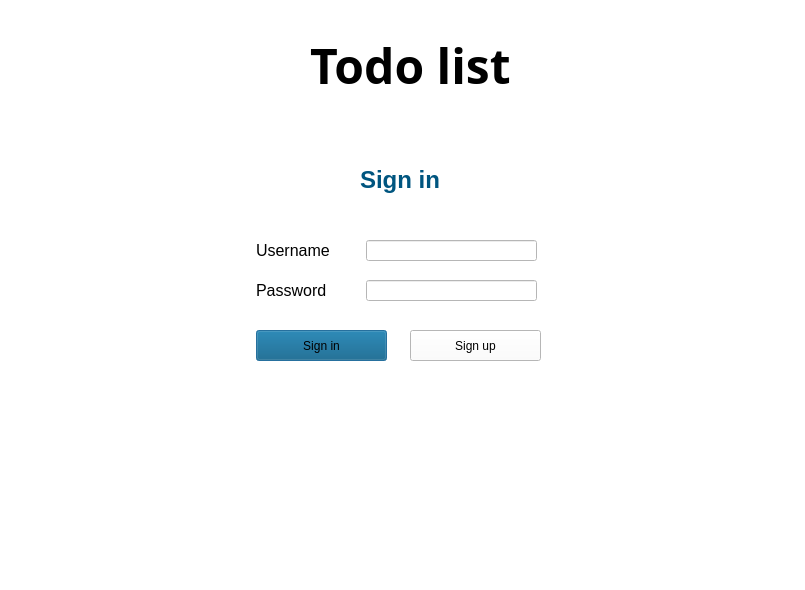
<?xml version="1.0" encoding="UTF-8"?>
<ui version="4.0">
 <class>signIn</class>
 <widget class="QDialog" name="signIn">
  <property name="geometry">
   <rect>
    <x>0</x>
    <y>0</y>
    <width>805</width>
    <height>590</height>
   </rect>
  </property>
  <property name="windowTitle">
   <string>KATodoList</string>
  </property>
  <property name="windowIcon">
   <iconset>
    <normaloff>../img/AppIcon.png</normaloff>../img/AppIcon.png</iconset>
  </property>
  <property name="styleSheet">
   <string notr="true">background-color: rgb(255, 255, 255);</string>
  </property>
  <widget class="QLabel" name="toDoList">
   <property name="geometry">
    <rect>
     <x>310</x>
     <y>30</y>
     <width>201</width>
     <height>71</height>
    </rect>
   </property>
   <property name="font">
    <font>
     <family>Yu Gothic UI Semibold</family>
     <weight>75</weight>
     <bold>true</bold>
    </font>
   </property>
   <property name="text">
    <string>&lt;html&gt;&lt;head/&gt;&lt;body&gt;&lt;p&gt;&lt;span style=&quot; font-size:36pt;&quot;&gt;Todo list&lt;/span&gt;&lt;/p&gt;&lt;/body&gt;&lt;/html&gt;</string>
   </property>
  </widget>
  <widget class="QLabel" name="signInText">
   <property name="geometry">
    <rect>
     <x>360</x>
     <y>160</y>
     <width>101</width>
     <height>41</height>
    </rect>
   </property>
   <property name="text">
    <string>&lt;html&gt;&lt;head/&gt;&lt;body&gt;&lt;p&gt;&lt;span style=&quot; font-size:18pt; font-weight:600; color:#00557f;&quot;&gt;Sign in&lt;/span&gt;&lt;/p&gt;&lt;/body&gt;&lt;/html&gt;</string>
   </property>
  </widget>
  <widget class="QLabel" name="userNameText">
   <property name="geometry">
    <rect>
     <x>256</x>
     <y>240</y>
     <width>81</width>
     <height>21</height>
    </rect>
   </property>
   <property name="text">
    <string>&lt;html&gt;&lt;head/&gt;&lt;body&gt;&lt;p&gt;&lt;span style=&quot; font-size:12pt;&quot;&gt;Username&lt;/span&gt;&lt;/p&gt;&lt;/body&gt;&lt;/html&gt;</string>
   </property>
  </widget>
  <widget class="QLabel" name="passwordText">
   <property name="geometry">
    <rect>
     <x>256</x>
     <y>280</y>
     <width>71</width>
     <height>21</height>
    </rect>
   </property>
   <property name="text">
    <string>&lt;html&gt;&lt;head/&gt;&lt;body&gt;&lt;p&gt;&lt;span style=&quot; font-size:12pt;&quot;&gt;Password&lt;/span&gt;&lt;/p&gt;&lt;/body&gt;&lt;/html&gt;</string>
   </property>
  </widget>
  <widget class="QLineEdit" name="useNameFill">
   <property name="geometry">
    <rect>
     <x>366</x>
     <y>240</y>
     <width>171</width>
     <height>21</height>
    </rect>
   </property>
   <property name="styleSheet">
    <string notr="true">border-color: rgb(0, 85, 127);</string>
   </property>
  </widget>
  <widget class="QLineEdit" name="passwordFillIn">
   <property name="geometry">
    <rect>
     <x>366</x>
     <y>280</y>
     <width>171</width>
     <height>21</height>
    </rect>
   </property>
  </widget>
  <widget class="QPushButton" name="btnSignIn_In">
   <property name="geometry">
    <rect>
     <x>256</x>
     <y>330</y>
     <width>131</width>
     <height>31</height>
    </rect>
   </property>
   <property name="styleSheet">
    <string notr="true">background-color: rgb(0, 85, 127);
font: 9pt &quot;Segoe UI Historic&quot;;
</string>
   </property>
   <property name="text">
    <string>Sign in</string>
   </property>
  </widget>
  <widget class="QPushButton" name="btnSignUp_In">
   <property name="geometry">
    <rect>
     <x>410</x>
     <y>330</y>
     <width>131</width>
     <height>31</height>
    </rect>
   </property>
   <property name="styleSheet">
    <string notr="true">font: 9pt &quot;MS Shell Dlg 2&quot;;</string>
   </property>
   <property name="text">
    <string>Sign up</string>
   </property>
  </widget>
 </widget>
 <resources/>
 <connections/>
</ui>
